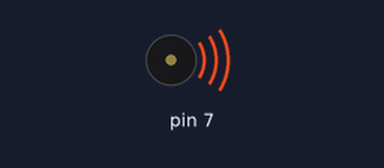
Recording of a sketch running on a simulated Arduino Uno, built with avr-gcc and run on an emulated ATmega328P. Shown: buzzer (waves = sounding). At 10.6 s the program stops and its outputs stay as they are.

Above: at 0.1 s.
Timing chart, 0 to 10.9 s (numbered marks = the images above):
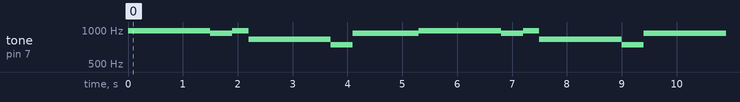

Measured:
- by itself, tone on pin 7: plays 987 Hz for 1.5 s, 932 Hz for 0.40 s, 987 Hz for 0.30 s, 830 Hz for 1.5 s, 739 Hz for 0.40 s, 932 Hz for 1.2 s … (12 notes in this stretch)

The sketch:

mighty_jaban1.ino
```cpp
int counter = 0;
void setup()
{
  pinMode(7, OUTPUT);
}

void loop()
{
  if(counter==2){
    exit(0);
  }
  tone (7,987.77);
  delay (1500);
  tone (7,932.33);
  delay (400);
  tone (7,987.77);
  delay (300);
  tone (7,830.61);
  delay (1500);
  tone (7,739.99);
  delay (400);
  tone (7,932.33);
  delay (1000);
  delay(200);
  counter++;
}
```
